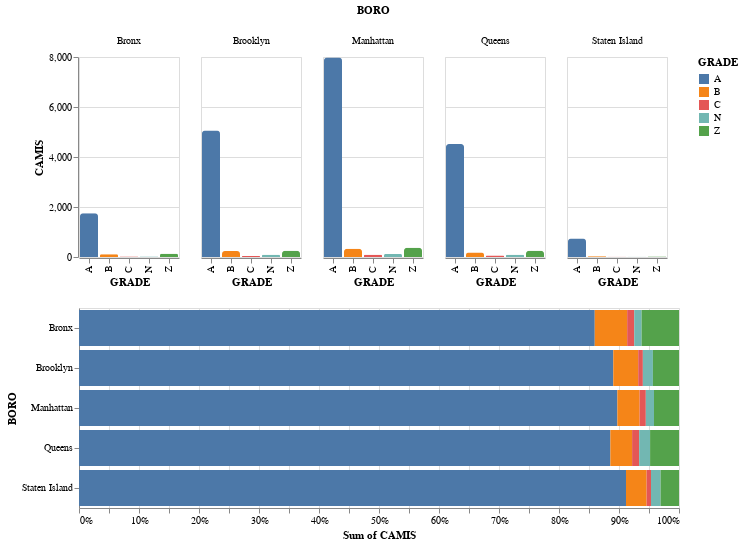

Notebook cell for this chart:
### Code cell
latest_inspection = df_rest.sort_values(['CAMIS', 'INSPECTION DATE'], 
                    ascending=[True, False]).groupby('CAMIS').head(1)

grade_count = latest_inspection.groupby(['BORO', 'GRADE'])['CAMIS'].nunique().reset_index()

chart1 = alt.Chart(grade_count).mark_bar(cornerRadiusTopLeft=3,
    cornerRadiusTopRight=3).encode(
    x='GRADE',
    y='CAMIS',
    color='GRADE',
    column='BORO').properties(
    height=200,
    width=100
)

chart2 =alt.Chart(grade_count).mark_bar().encode(
    x=alt.X('sum(CAMIS)', stack="normalize"),
    y='BORO',
    color='GRADE').properties(
    height=200,
    width=600
)

alt.vconcat(chart1, chart2)

### Figure 1 — Vega-Lite specification as saved in the notebook (floating-point values rounded to 4 significant figures)
{"config": {"view": {"continuousWidth": 400, "continuousHeight": 300}}, "vconcat": [{"mark": {"type": "bar", "cornerRadiusTopLeft": 3, "cornerRadiusTopRight": 3}, "encoding": {"color": {"type": "nominal", "field": "GRADE"}, "column": {"type": "nominal", "field": "BORO"}, "x": {"type": "nominal", "field": "GRADE"}, "y": {"type": "quantitative", "field": "CAMIS"}}, "height": 200, "width": 100}, {"mark": "bar", "encoding": {"color": {"type": "nominal", "field": "GRADE"}, "x": {"type": "quantitative", "aggregate": "sum", "field": "CAMIS", "stack": "normalize"}, "y": {"type": "nominal", "field": "BORO"}}, "height": 200, "width": 600}], "data": {"name": "data-4986ce8254f449450ba4fc9da4bc7aa3"}, "$schema": "https://vega.github.io/schema/vega-lite/v4.0.0.json", "datasets": {"data-4986ce8254f449450ba4fc9da4bc7aa3": [{"BORO": "Bronx", "GRADE": "A", "CAMIS": 1751}, {"BORO": "Bronx", "GRADE": "B", "CAMIS": 110}, {"BORO": "Bronx", "GRADE": "C", "CAMIS": 24}, {"BORO": "Bronx", "GRADE": "N", "CAMIS": 25}, {"BORO": "Bronx", "GRADE": "Z", "CAMIS": 127}, {"BORO": "Brooklyn", "GRADE": "A", "CAMIS": 5056}, {"BORO": "Brooklyn", "GRADE": "B", "CAMIS": 236}, {"BORO": "Brooklyn", "GRADE": "C", "CAMIS": 44}, {"BORO": "Brooklyn", "GRADE": "N", "CAMIS": 95}, {"BORO": "Brooklyn", "GRADE": "Z", "CAMIS": 247}, {"BORO": "Manhattan", "GRADE": "A", "CAMIS": 7983}, {"BORO": "Manhattan", "GRADE": "B", "CAMIS": 330}, {"BORO": "Manhattan", "GRADE": "C", "CAMIS": 92}, {"BORO": "Manhattan", "GRADE": "N", "CAMIS": 121}, {"BORO": "Manhattan", "GRADE": "Z", "CAMIS": 371}, {"BORO": "Queens", "GRADE": "A", "CAMIS": 4521}, {"BORO": "Queens", "GRADE": "B", "CAMIS": 185}, {"BORO": "Queens", "GRADE": "C", "CAMIS": 60}, {"BORO": "Queens", "GRADE": "N", "CAMIS": 93}, {"BORO": "Queens", "GRADE": "Z", "CAMIS": 246}, {"BORO": "Staten Island", "GRADE": "A", "CAMIS": 743}, {"BORO": "Staten Island", "GRADE": "B", "CAMIS": 28}, {"BORO": "Staten Island", "GRADE": "C", "CAMIS": 6}, {"BORO": "Staten Island", "GRADE": "N", "CAMIS": 13}, {"BORO": "Staten Island", "GRADE": "Z", "CAMIS": 25}]}}
